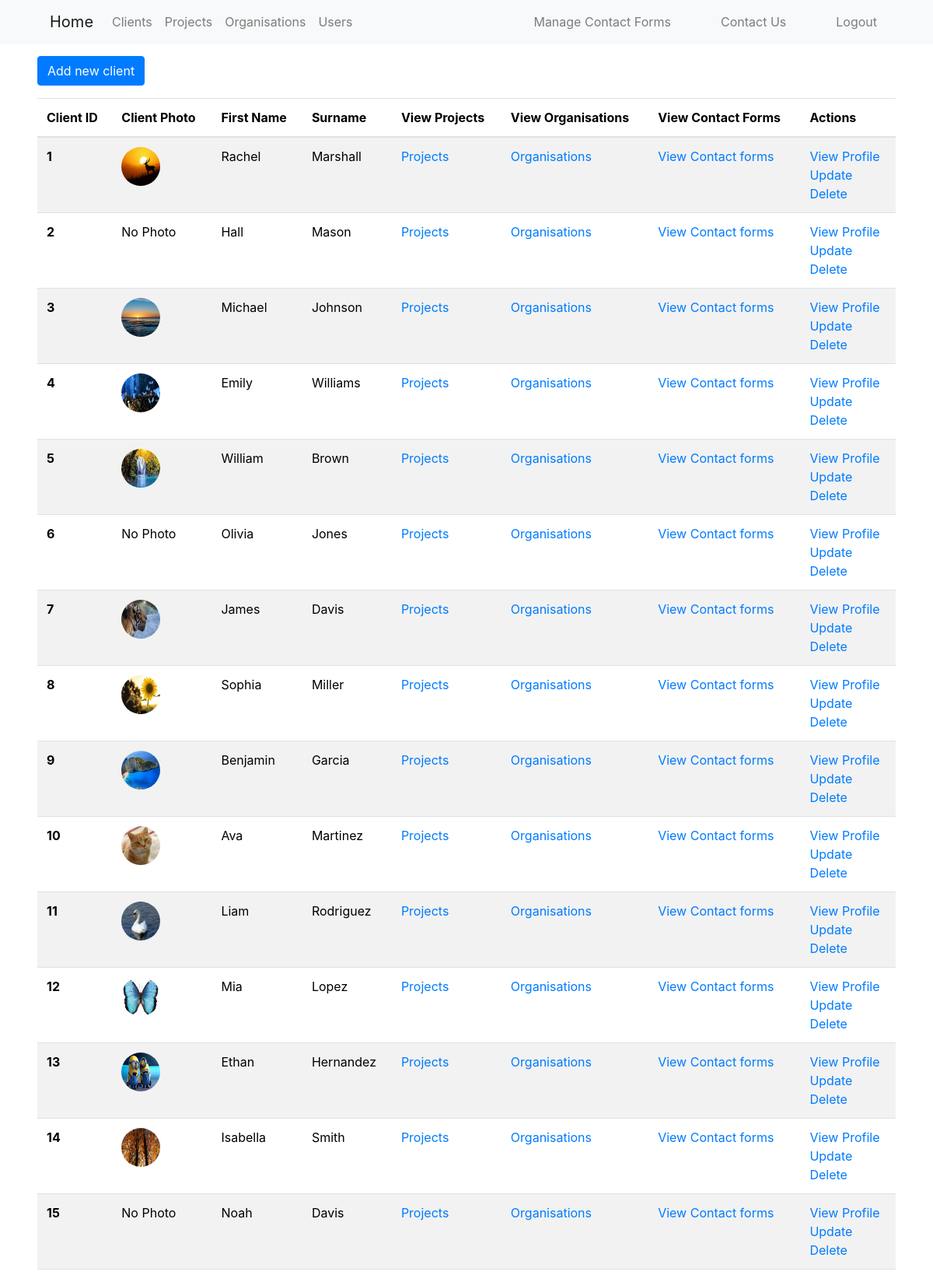
Page /client_pages/index.php (signed in) on the committed database.
### tables this page shows
CREATE TABLE CLIENTS (
    client_id INT PRIMARY KEY AUTO_INCREMENT,
    client_photo_path TEXT NOT NULL,
    first_name VARCHAR(50) NOT NULL,
    surname VARCHAR(50) NOT NULL,
    email VARCHAR(100) UNIQUE NOT NULL,
    address VARCHAR(255),
    phone_number VARCHAR(20),
    suburb VARCHAR(50),
    recruited_from_channel VARCHAR(100)
);

### client_pages/index.php (the view, shortened to what this page needs)
<?php
require_once("../authentication.php");
$queryClients = "SELECT * FROM `clients`";
$stmt = $dbh->prepare($queryClients);
$stmt->execute();
?>
<!doctype html>
<html lang="en">
<head>
    <link href="https://cdn.jsdelivr.net/npm/bootstrap@5.3.1/dist/css/bootstrap.min.css" rel="stylesheet">
    <link rel="stylesheet" href="https://maxcdn.bootstrapcdn.com/bootstrap/4.5.2/css/bootstrap.min.css">
</head>
<body>
    <div class="mt-3 mb-3 ms-5">
        <a class="btn btn-primary" href="add.php" role="button">Add new client</a>
    </div>
    <div class="ms-5 me-5">
        <table class="table table-striped">
            <thead>
            <tr>
                <th scope="col">Client ID</th>
                <th scope="col">Client Photo</th>
                <th scope="col">First Name</th>
                <th scope="col">Surname</th>
                <th scope="col">View Projects</th>
                <th scope="col">View Organisations</th>
                <th scope="col">View Contact Forms</th>
                <th scope="col">Actions</th>
            </tr>
            </thead>
            <tbody>
            <?php while ($row = $stmt->fetchObject()): ?>
                <tr>
                    <th scope="row"><?= $row->client_id ?></th>
                    <td>
                        <?php
                        $absoluteFilePath = APP_FOLDER_PATH . '/client_profiles/' . $row->client_photo_path;
                        $fileUrl = APP_URL_PATH . '/client_profiles/' . $row->client_photo_path;
                        if (file_exists($absoluteFilePath)) {
                            echo '<img src="' . $fileUrl . '" alt="' . $row->first_name . ' ' . $row->surname . '" class="img-fluid rounded-circle" style="width: 50px; height: 50px;">';
                        } else {
                            echo '<div class="avatar-placeholder rounded-circle">No Photo</div>';
                        }
                        ?>
                    </td>
                    <td class="first_name"><?= $row->first_name ?></td>
                    <td class="surname"><?= $row->surname ?></td>
                    <td><a href="view_projects.php?client_id=<?= $row->client_id?>">Projects</a></td>
                    <td><a href="view_organisations.php?client_id=<?= $row->client_id?>">Organisations</a></td>
                    <td><a href="view_forms.php?client_id=<?= $row->client_id?>">View Contact forms</a></td>
                    <td>
                        <a href="view_profile.php?client_id=<?= $row->client_id ?>">View Profile</a><br>
                        <a href="update.php?client_id=<?= $row->client_id ?>">Update</a><br>
                        <a href="delete.php?client_id=<?= $row->client_id ?>" class="delete-client">Delete</a>
                    </td>
                </tr>
            <?php endwhile; ?>
            </tbody>
        </table>
    </div>
</body>
</html>

### rows in the picture
clients: client_id "1", client_photo_path (picture), first_name "Rachel", surname "Marshall"
clients: client_id "2", client_photo_path "No Photo", first_name "Hall", surname "Mason"
clients: client_id "3", client_photo_path (picture), first_name "Michael", surname "Johnson"
clients: client_id "4", client_photo_path (picture), first_name "Emily", surname "Williams"
clients: client_id "5", client_photo_path (picture), first_name "William", surname "Brown"
clients: client_id "6", client_photo_path "No Photo", first_name "Olivia", surname "Jones"
clients: client_id "7", client_photo_path (picture), first_name "James", surname "Davis"
clients: client_id "8", client_photo_path (picture), first_name "Sophia", surname "Miller"
clients: client_id "9", client_photo_path (picture), first_name "Benjamin", surname "Garcia"
clients: client_id "10", client_photo_path (picture), first_name "Ava", surname "Martinez"
clients: client_id "11", client_photo_path (picture), first_name "Liam", surname "Rodriguez"
clients: client_id "12", client_photo_path (picture), first_name "Mia", surname "Lopez"
clients: client_id "13", client_photo_path (picture), first_name "Ethan", surname "Hernandez"
clients: client_id "14", client_photo_path (picture), first_name "Isabella", surname "Smith"
clients: client_id "15", client_photo_path "No Photo", first_name "Noah", surname "Davis"
